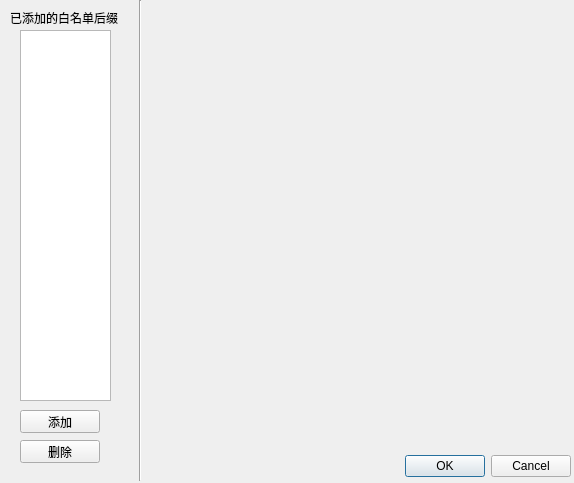
<?xml version="1.0" encoding="UTF-8"?>
<ui version="4.0">
 <class>set_suf</class>
 <widget class="QDialog" name="set_suf">
  <property name="geometry">
   <rect>
    <x>0</x>
    <y>0</y>
    <width>574</width>
    <height>483</height>
   </rect>
  </property>
  <property name="windowTitle">
   <string>后缀规则设置</string>
  </property>
  <widget class="QDialogButtonBox" name="buttonBox">
   <property name="geometry">
    <rect>
     <x>230</x>
     <y>450</y>
     <width>341</width>
     <height>32</height>
    </rect>
   </property>
   <property name="orientation">
    <enum>Qt::Orientation::Horizontal</enum>
   </property>
   <property name="standardButtons">
    <set>QDialogButtonBox::StandardButton::Cancel|QDialogButtonBox::StandardButton::Ok</set>
   </property>
  </widget>
  <widget class="QListWidget" name="listWidget">
   <property name="geometry">
    <rect>
     <x>20</x>
     <y>30</y>
     <width>91</width>
     <height>371</height>
    </rect>
   </property>
  </widget>
  <widget class="QLabel" name="label">
   <property name="geometry">
    <rect>
     <x>10</x>
     <y>10</y>
     <width>121</width>
     <height>16</height>
    </rect>
   </property>
   <property name="text">
    <string>已添加的白名单后缀</string>
   </property>
  </widget>
  <widget class="QPushButton" name="pushButton">
   <property name="geometry">
    <rect>
     <x>20</x>
     <y>410</y>
     <width>80</width>
     <height>23</height>
    </rect>
   </property>
   <property name="text">
    <string>添加</string>
   </property>
  </widget>
  <widget class="QPushButton" name="pushButton_2">
   <property name="geometry">
    <rect>
     <x>20</x>
     <y>440</y>
     <width>80</width>
     <height>23</height>
    </rect>
   </property>
   <property name="text">
    <string>删除</string>
   </property>
  </widget>
  <widget class="Line" name="line">
   <property name="geometry">
    <rect>
     <x>130</x>
     <y>0</y>
     <width>20</width>
     <height>481</height>
    </rect>
   </property>
   <property name="orientation">
    <enum>Qt::Orientation::Vertical</enum>
   </property>
  </widget>
 </widget>
 <resources/>
 <connections>
  <connection>
   <sender>buttonBox</sender>
   <signal>accepted()</signal>
   <receiver>set_suf</receiver>
   <slot>accept()</slot>
   <hints>
    <hint type="sourcelabel">
     <x>248</x>
     <y>254</y>
    </hint>
    <hint type="destinationlabel">
     <x>157</x>
     <y>274</y>
    </hint>
   </hints>
  </connection>
  <connection>
   <sender>buttonBox</sender>
   <signal>rejected()</signal>
   <receiver>set_suf</receiver>
   <slot>reject()</slot>
   <hints>
    <hint type="sourcelabel">
     <x>316</x>
     <y>260</y>
    </hint>
    <hint type="destinationlabel">
     <x>286</x>
     <y>274</y>
    </hint>
   </hints>
  </connection>
 </connections>
</ui>
